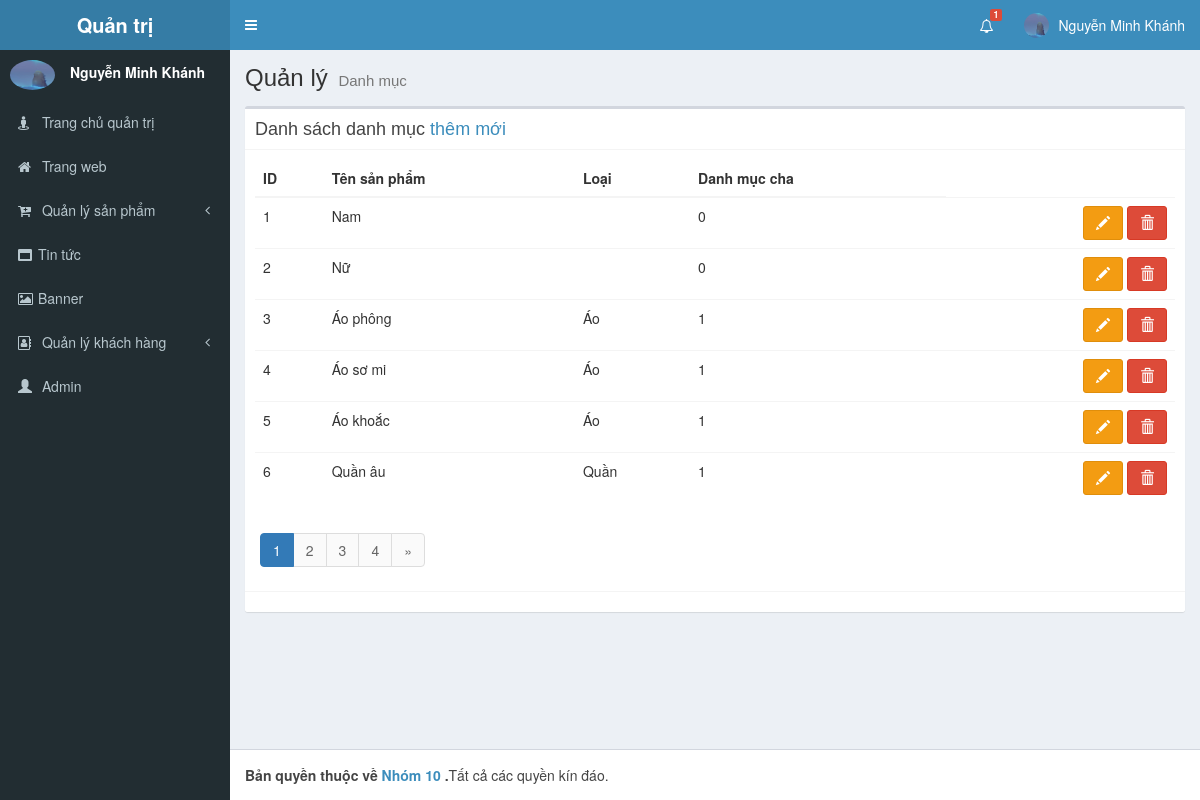
/Admin/index.php?module=category (signed in), run on the app's committed database.
### tables this page shows
CREATE TABLE `category` (
  `id` int(11) NOT NULL,
  `name` varchar(50) NOT NULL,
  `created` datetime NOT NULL DEFAULT CURRENT_TIMESTAMP,
  `updatetimed` datetime NOT NULL DEFAULT CURRENT_TIMESTAMP,
  `parent_id` int(11) NOT NULL,
  `style` varchar(50) DEFAULT NULL
);

### Admin/index.php (called while the page is built)
<?php include 'header.php'; ?>
<?php
$module = isset($_GET['module']) ? $_GET['module'] : 'main';
$action = isset($_GET['action']) ? $_GET['action'] : 'danh-sach';
include 'modules/'.$module.'/'.$action.'.php';
?>
 <?php include 'footer.php'; ?>

### Admin/modules/category/danh-sach.php (the view, shortened to what this page needs)
    <?php
    $catsql = "SELECT * FROM Category";
    $count_cate = $conn->query("SELECT count(*) FROM Category")->fetch();
    $limit = 6;
    $get_page = !empty($_GET['page']) ? $_GET['page'] : 1;
    $total = isset($count_cate->{'count(*)'}) ? $count_cate->{'count(*)'}:0;
    $total_page =  ceil($total/$limit);
    $start = ($get_page-1)*$limit;
    $catsql .= " LIMIT $start,$limit";
    $cats = $conn->query($catsql);
    ?>
    <section class="content-header">
      <h1>
        Quản lý
        <small>Danh mục</small>
      </h1>
    </section>
    <section class="content">
      <div class="box">
        <div class="box-header with-border">
          <h3 class="box-title">Danh sách danh mục <a href="index.php?module=category&action=them" class="">thêm
          mới</a></h3>
          </div>
          <div class="box-body">
            <table class="table table-hover">
             <thead>
              <tr>
               <th>ID</th>
               <th>Tên sản phẩm</th>
               <th>Loại</th>
               <th>Danh mục cha</th>
             </tr>
           </thead>
           <tbody>
            <?php foreach($cats as $cat) : ?>
              <tr>
                <td><?php echo $cat->id; ?></td>
                <td><?php echo $cat->name; ?></td>
                <td><?php echo $cat->style; ?></td>
                <td><?php echo $cat->parent_id; ?></td>
                <td class="text-right">
                  <a href="index.php?module=category&action=sua&id=<?php echo $cat->id; ?>"><button class="btn btn-warning"><i class="glyphicon glyphicon-pencil"></i></button></a>
                  <a href='#modal-<?php echo $sanProductId; ?>' data-toggle="modal" data-target="#modal-delete-<?php echo $cat->id; ?>" ><button class="btn btn-danger"><i class="glyphicon glyphicon-trash"></i></button></a>
                </td>
              </tr>
            <?php endforeach; ?>
          </tbody>
        </table>
      </div>
      <div class="container">
    <ul class="pagination">
        <?php for ($i=1; $i <=$total_page ; $i++) :
            $ac = $i==$get_page?'active':''; ?>
        <li class="<?php echo $ac; ?>">
            <a href="index.php?module=category<?php  echo '&page='.$i;?>" ><?php echo $i; ?></a>
        </li>
        <?php  endfor; ?>
        <?php if ($get_page < $total_page) :?>
        <li>
            <a href="index.php?module=category<?php $next_page = $get_page + 1; echo '&page='.$next_page;?>" >&raquo;</a>
        </li>
        <?php endif; ?>
</ul>
      </div>
      <div class="box-footer">
      </div>
    </div>
  </section>

### Admin/header.php (shortened to what this page needs)
<?php
include '../database/connect.php';
if (!isset($_SESSION['admin_login1'])) {
  header('location: login.php');
}else{
  $admin = $_SESSION['admin_login1'];
}
 $donhang0 =$conn->query("SELECT COUNT(*) FROM OrderProduct b JOIN (SELECT ord_id, COUNT(*) as 'dem' FROM Order_detail group by ord_id) s on b.id = s.ord_id WHERE b.status =3");
 $don0 = $donhang0->fetch();
?>
<!DOCTYPE html>
<html>
<head>
  <link rel="stylesheet" href="css/bootstrap.min.css">
  <link rel="stylesheet" href="css/font-awesome.min.css">
  <link rel="stylesheet" href="css/AdminLTE.css">
  <link rel="stylesheet" href="css/_all-skins.min.css">
  <link rel="stylesheet" href="css/jquery-ui.css">
  <link rel="stylesheet" href="css/jquery.dataTables.min.css">
  <link rel="stylesheet" href="css/style.css" />
  <link rel="stylesheet" type="text/css" href="css/select2.min.css">
</head>
<body class="hold-transition skin-blue sidebar-mini">
  <div class="wrapper">
    <header class="main-header">
      <a href="index.php" class="logo">
        <span class="logo-lg"><b>Quản trị</b></span>
      </a>
      <nav class="navbar navbar-static-top">
        <a href="#" class="sidebar-toggle" data-toggle="push-menu" role="button">
        </a>
        <div class="navbar-custom-menu">
          <ul class="nav navbar-nav">
            <li class="dropdown tasks-menu">
              <a href="#" class="dropdown-toggle" data-toggle="dropdown">
                <i class="fa fa-bell-o"></i>
                <span class="label label-danger"><?php echo $don0->{'COUNT(*)'}; ?></span>
              </a>
          </li>
          <li class="dropdown user user-menu">
            <a href="#" class="dropdown-toggle" data-toggle="dropdown">
              <img src="../uploads/<?php echo $admin->Admin_img; ?>" class="user-image">
              <span class="hidden-xs"><?php echo $admin->full_name; ?></span>
            </a>
          </li>
        </ul>
      </div>
    </nav>
  </header>
  <aside class="main-sidebar">
    <section class="sidebar">
      <div class="user-panel">
        <div class="pull-left image">
          <img src="../uploads/<?php echo $admin->Admin_img; ?>" class="img-circle" alt="User Image">
        </div>
        <div class="pull-left info">
          <p><?php echo $admin->full_name; ?></p>
        </div>
      </div>
      <ul class="sidebar-menu" data-widget="tree">
        <li>
          <a href="index.php">
            <i class="fa fa-street-view"></i>
            <span>Trang chủ quản trị</span>
            </a>
          </li>
          <li>
            <a href="../">
              <i class="fa fa-home"></i>
              <span>Trang web</span>
              </a>
              <li class="treeview">
                <a href="#">
                  <i class="fa fa-cart-plus"></i> <span>Quản lý sản phẩm</span>
                  <span class="pull-right-container">
                    <i class="fa fa-angle-left pull-right"></i>
                  </span>
                </a>
              </li>
              <li><a href="index.php?module=news"><i class="fa fa-window-maximize"></i><span>Tin tức</span> </a></li>
              <li><a href="index.php?module=Banner"><i class="fa fa-picture-o"></i><span>Banner</span> </a></li>
              <li class="treeview">
                <a href="#">
                  <i class="fa fa-address-book-o"></i> <span>Quản lý khách hàng</span>
                  <span class="pull-right-container">
                    <i class="fa fa-angle-left pull-right"></i>
                  </span>
                </a>
              </li>
              <li>
                <a href="index.php?module=admin">
                  <i class="glyphicon glyphicon-user"></i> <span>Admin</span>
                </a>
              </li>
            </ul>
          </section>
        </aside>
        <div class="content-wrapper">

### Admin/footer.php (shortened to what this page needs)
  </div>
  <footer class="main-footer">
    <strong>Bản quyền thuộc về<a href="https://adminlte.io"> Nhóm 10</a> .</strong>Tất cả các quyền kín đáo.
  </footer>
</body>
</html>

### data on the page
category: id "1", name "Nam", parent "0"
category: id "2", name "Nữ", parent "0"
category: id "3", name "Áo phông", style "Áo", parent "1"
category: id "4", name "Áo sơ mi", style "Áo", parent "1"
category: id "5", name "Áo khoắc", style "Áo", parent "1"
category: id "6", name "Quần âu", style "Quần", parent "1"

### other printed values
$don0->{'COUNT(*)'} "1"
$admin->full_name "Nguyễn Minh Khánh"
